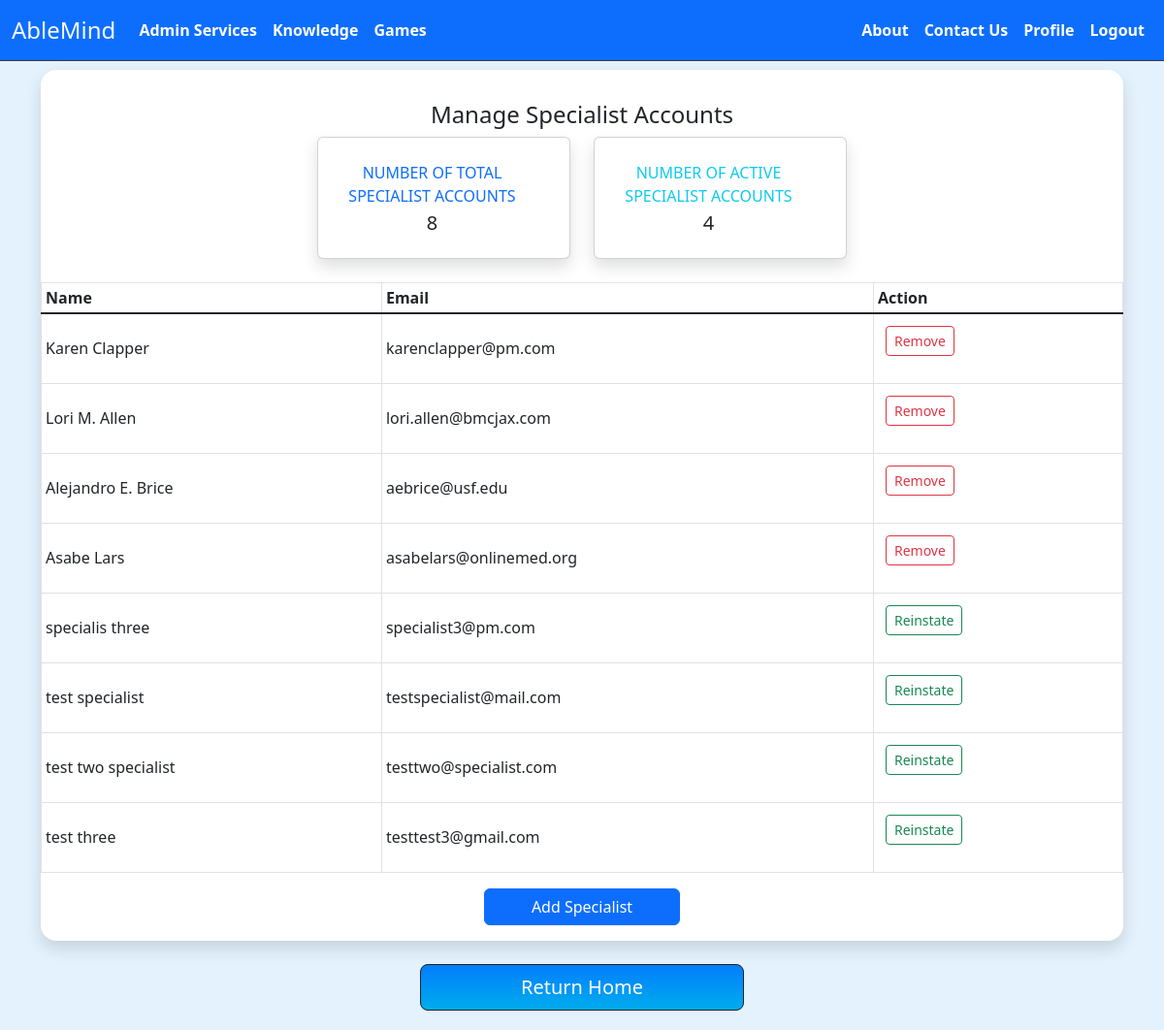
The page /manageSpecialists.php (signed in) on the database its author committed.
### tables this page shows
CREATE TABLE `users` (
  `id` int(11) NOT NULL,
  `name` varchar(200) NOT NULL,
  `email` varchar(100) NOT NULL,
  `password` varchar(200) NOT NULL,
  `role` varchar(10) NOT NULL DEFAULT 'member',
  `profile_pic` varchar(250) NOT NULL DEFAULT 'default.jpg',
  `userStatus` varchar(10) NOT NULL DEFAULT 'active'
);

### manageSpecialists.php (the view, shortened to what this page needs)
<?php
require("project_connection.php");
require("navbar_admin.php");
try {
  $sql = "SELECT * FROM `users` where role= 'specialist' ORDER BY userStatus ";
  $result = $db->query($sql);
  $rows = $result->fetchAll();
  $sql2 = "SELECT COUNT(*) FROM `users` where `userStatus` = 'active' AND role= 'specialist'";
  $countResult = $db->query($sql2);
  $count = $countResult->fetchColumn();
} catch (PDOException $e) {
  echo $e->getMessage();
  die();
}
?>
<!DOCTYPE html>
<html lang="en">
<head>
  <link href="./assets/dist/css/bootstrap.min.css" rel="stylesheet">
</head>
<body style="background-color: #e3f2fd;">
  <br><br><br>
  <div class='container-lg'>
    <div class="rounded-4 shadow bg-white py-3">
      <h4 class="mt-3 mb-2 mx-auto text-center"> Manage Specialist Accounts</h4>
      <div class="row ">
        <div class="col-xl-3 col-md-6 mb-4 ms-auto">
          <div class="card border-left-primary shadow h-100 py-2">
            <div class="card-body">
              <div class="row no-gutters align-items-center">
                <div class="col mr-2">
                  <div class="text-xs font-weight-bold text-primary text-uppercase mb-1 text-center">
                    Number of total Specialist Accounts</div>
                  <div class="h5 mb-0 font-weight-bold text-gray-800 text-center"><?php echo count($rows) ?> </div>
                </div>
              </div>
            </div>
          </div>
        </div>
        <div class="col-xl-3 col-md-6 mb-4 me-auto">
          <div class="card border-left-primary shadow h-100 py-2">
            <div class="card-body">
              <div class="row no-gutters align-items-center">
                <div class="col mr-2">
                  <div class="text-xs font-weight-bold text-info text-uppercase mb-1 text-center">
                    Number of active specialist accounts</div>
                  <div class="h5 mb-0 font-weight-bold text-gray-800 text-center"><?php echo $count; ?> </div>
                </div>
              </div>
            </div>
          </div>
        </div>
        <div class="table-responsive text-center">
          <table class="table table-bordered table-sm">
            <thead>
              <tr>
                <th scope="col">Name</th>
                <th scope="col">Email</th>
                <th scope="col">Action</th>
              </tr>
            </thead>
            <tbody class="table-group-divider table align-middle">
              <?php
              foreach ($rows as $row) {
              ?>
                <tr>
                  <td><?php echo $row['name']; ?></td>
                  <td style="white-space: pre-line;"><?php echo $row['email']; ?></td>
                  <td>
                    <form>
                      <?php
                      if ($row['userStatus'] == 'active')
                        echo "<input type='submit' name='removeUser' class='btn btn-outline-danger btn-sm' value='Remove'/>";
                      else
                        echo "<input type='submit' name='reinstateUser' class='btn btn-outline-success btn-sm' value='Reinstate'/>";
                      ?>
                    </form>
                  </td>
                </tr>
              <?php
              }
              ?>
            </tbody>
          </table>
        </div>
        <a class='btn btn-primary btn-md mx-auto text-center px-5 col-auto' id='addButton' href="add_specialist_form.php">Add Specialist</a>
      </div>
    </div>
    <br>
    <div style="width:30%; margin-left:auto; margin-right:auto; margin-bottom:20px;">
      <a class='btn btn-dark btn-lg d-block' style="background-image: linear-gradient(0deg, rgb(0, 172, 238) 0%, rgb(2, 126, 251) 100%);" href="<?php if (isset($_SESSION['userType'])) {
                                                                                                                                                  if ($_SESSION['userType'] == "member")
                                                                                                                                                    echo 'memberDashboard.php';
                                                                                                                                                  else if ($_SESSION['userType'] == "admin")
                                                                                                                                                    echo 'adminDashboard.php';
                                                                                                                                                  else if ($_SESSION['userType'] == "specialist")
                                                                                                                                                    echo 'specialistDashboard.php';
                                                                                                                                                } else
                                                                                                                                                  echo 'homepage.php'; ?>">Return Home</a>
    </div>
  </div>
</body>
</html>

### rows shown on the page
users: name "Karen Clapper", email "karenclapper@pm.com"
users: name "Lori M. Allen", email "lori.allen@bmcjax.com"
users: name "Alejandro E. Brice", email "aebrice@usf.edu"
users: name "Asabe Lars", email "asabelars@onlinemed.org"
users: name "specialis three", email "specialist3@pm.com"
users: name "test specialist", email "testspecialist@mail.com"
users: name "test two specialist", email "testtwo@specialist.com"
users: name "test three", email "testtest3@gmail.com"

### other values the page prints
count($rows) "8"
$count "4"
